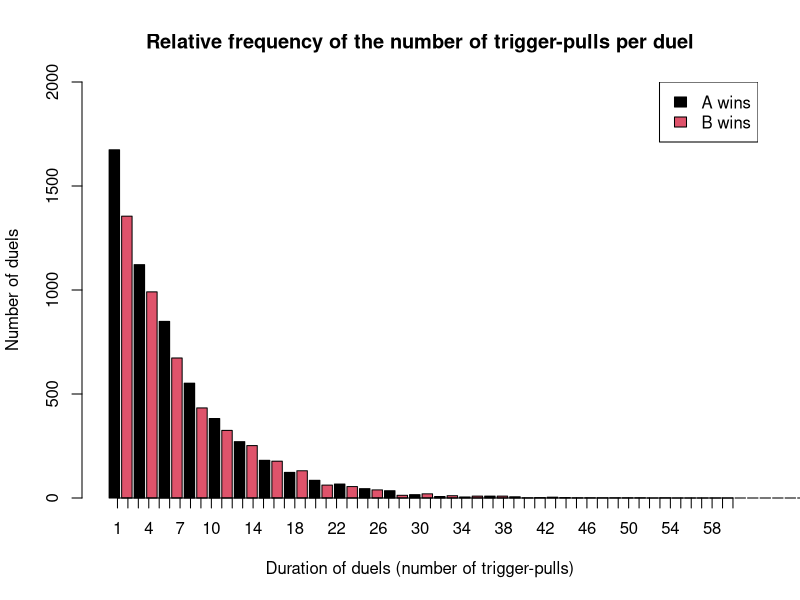

Source code (R):
# The elements of 'duration' are the number of duels of length k,
# i.e. duration[k] = # of duels that require k trigger-pulls to complete, where k = 1, 2, 3, ...

set.seed(Sys.time())
Duels = 10000           # total number of duels
duration = rep(0, 60)   # assume no duels exceed 60 trigger pulls
a = 0                   # number of times A has won, so far
nd = 0                  # number of duels completed, so far
tp = 0                  # number of trigger-pulls, so far, in present duel

while (nd < Duels) {
    ra = runif(1)
    rb = runif(1)
    tp = tp + 1         # A pulls trigger
    if (ra <= 1/6) {    # A wins
        duration[tp] = duration[tp] + 1 # duel is over, update 'duration'
        tp = 0          # initialize number of trigger-pulls for the next duel
        a = a + 1
        nd = nd + 1
    }
    else {
        tp = tp + 1     # B pulls trigger
        if (rb <= 1/6) {    # B wins
            duration[tp] = duration[tp] + 1
            tp = 0
            nd = nd + 1
        }
    }
}

a = a / Duels
paste("The probability A wins is", a)
k = 1:length(duration)
average = sum(k * duration[k], na.rm = TRUE) / Duels
paste("The average number of trigger-pulls/duel is", average)
barplot(duration,
        main = "Relative frequency of the number of trigger-pulls per duel",
        xlab = "Duration of duels (number of trigger-pulls)",
        ylab = "Number of duels",
        xlim = c(0,60),
        ylim = c(0, 2000),
        col = rep(1:2, length.out = 60))
legend("topright", c("A wins", "B wins"), fill = 1:2)
axis(side = 1, 1:60)
    